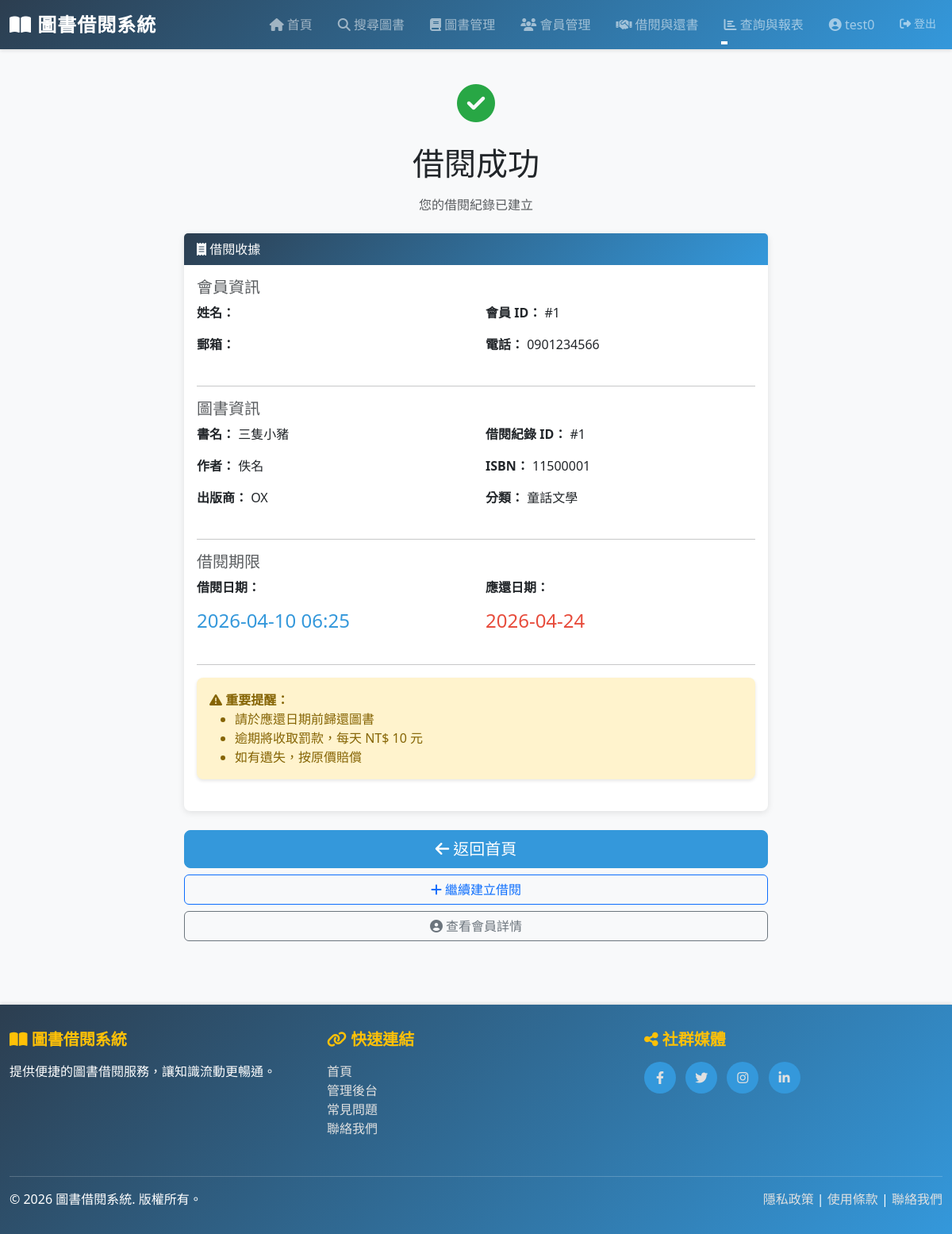
The page /borrow/1/receipt/ (signed in) on the database its author committed.
### library/models.py (models this page shows, shortened)
class Member(models.Model):
    STATUS_CHOICES = [
        ('active', '正常'),
        ('suspended', '停權'),
    ]
    user = models.OneToOneField(
        User,
        on_delete=models.CASCADE,
        related_name='member_profile',
        verbose_name='帳號',
        help_text='關聯的系統帳號'
    )
    phone = models.CharField(
        max_length=20,
        verbose_name='電話',
        help_text='會員聯絡電話'
    )
    registration_date = models.DateTimeField(
        auto_now_add=True,
        verbose_name='註冊日期',
        help_text='會員註冊時間'
    )
    status = models.CharField(
        max_length=20,
        choices=STATUS_CHOICES,
        default='active',
        verbose_name='會員狀態',
        help_text='會員當前狀態（正常/停權）'
    )
    outstanding_fine = models.DecimalField(
        max_digits=10,
        decimal_places=2,
        default=0,
        verbose_name='未繳罰款總額',
        help_text='會員目前未繳納的罰款總額'
    )
    class Meta:
        verbose_name = '會員'
        verbose_name_plural = '會員'
        ordering = ['-registration_date']

class Book(models.Model):
    STATUS_CHOICES = [
        ('available', '上架'),
        ('unavailable', '下架'),
    ]
    title = models.CharField(
        max_length=200,
        verbose_name='書名',
        help_text='圖書標題'
    )
    author = models.CharField(
        max_length=100,
        verbose_name='作者',
        help_text='圖書作者名稱'
    )
    isbn = models.CharField(
        max_length=20,
        unique=True,
        verbose_name='ISBN',
        help_text='國際標準書號'
    )
    publisher = models.CharField(
        max_length=100,
        verbose_name='出版商',
        help_text='圖書出版社'
    )
    category = models.CharField(
        max_length=50,
        verbose_name='分類',
        help_text='圖書分類（如：文學、歷史、科技等）'
    )
    created_date = models.DateTimeField(
        auto_now_add=True,
        verbose_name='建檔日期',
        help_text='圖書建檔時間'
    )
    total_quantity = models.IntegerField(
        default=1,
        verbose_name='總數量',
        help_text='圖書館購入該書的總冊數'
    )
    available_quantity = models.IntegerField(
        default=1,
        verbose_name='庫存數量',
        help_text='該書目前可借用的冊數'
    )
    status = models.CharField(
        max_length=20,
        choices=STATUS_CHOICES,
        default='available',
        verbose_name='狀態',
        help_text='圖書當前狀態（上架/下架）'
    )
    class Meta:
        verbose_name = '圖書'
        verbose_name_plural = '圖書'
        ordering = ['-created_date']
        indexes = [
            models.Index(fields=['isbn']),
            models.Index(fields=['category']),
        ]

class BorrowRecord(models.Model):
    STATUS_CHOICES = [
        ('borrowing', '借閱中'),
        ('returned', '已歸還'),
        ('overdue', '已逾期'),
    ]
    member = models.ForeignKey(
        Member,
        on_delete=models.PROTECT,
        verbose_name='會員',
        help_text='借閱會員',
        related_name='borrow_records'
    )
    book = models.ForeignKey(
        Book,
        on_delete=models.PROTECT,
        verbose_name='圖書',
        help_text='被借閱的圖書',
        related_name='borrow_records'
    )
    borrow_date = models.DateTimeField(
        auto_now_add=True,
        verbose_name='借閱日期',
        help_text='借書時間'
    )
    due_date = models.DateField(
        verbose_name='應還日期',
        help_text='應該歸還的日期'
    )
    return_date = models.DateField(
        null=True,
        blank=True,
        verbose_name='實際歸還日期',
        help_text='實際歸還的日期（未歸還則為空）'
    )
    status = models.CharField(
        max_length=20,
        choices=STATUS_CHOICES,
        default='borrowing',
        verbose_name='狀態',
        help_text='借閱狀態（借閱中/已歸還/已逾期）'
    )
    overdue_fine = models.DecimalField(
        max_digits=10,
        decimal_places=2,
        default=0,
        verbose_name='逾期罰款金額',
        help_text='因逾期產生的罰款金額'
    )
    class Meta:
        verbose_name = '借閱紀錄'
        verbose_name_plural = '借閱紀錄'
        ordering = ['-borrow_date']
        indexes = [
            models.Index(fields=['member', 'status']),
            models.Index(fields=['book', 'status']),
        ]

### library/views.py (the view)
    @login_required
    def wrapper(request, *args, **kwargs):
        if not request.user.is_staff:
            messages.error(request, '您沒有權限訪問此頁面。只有管理者可以存取。')
            return redirect('library:home')
        return view_func(request, *args, **kwargs)

### library/views.py (called while the page is built)
def staff_required(view_func):
    @login_required
    def wrapper(request, *args, **kwargs):
        if not request.user.is_staff:
            messages.error(request, '您沒有權限訪問此頁面。只有管理者可以存取。')
            return redirect('library:home')
        return view_func(request, *args, **kwargs)
    return wrapper

@staff_required
@require_http_methods(["GET"])
def borrow_receipt(request, pk):
    borrow_record = get_object_or_404(BorrowRecord, pk=pk)
    context = {
        'borrow_record': borrow_record,
        'member': borrow_record.member,
        'book': borrow_record.book,
    }
    return render(request, 'borrow/borrow_receipt.html', context)

### library/templates/borrow/borrow_receipt.html (shortened to what this page needs)
{% extends "base.html" %}
{% block content %}
<div class="row justify-content-center">
    <div class="col-md-8">
        <div class="text-center mb-4">
            <div style="font-size: 3rem; color: #28a745;">
                <i class="fas fa-check-circle"></i>
            </div>
            <h1 class="my-3">借閱成功</h1>
            <p class="text-muted">您的借閱紀錄已建立</p>
        </div>
        <div class="card mb-4">
            <div class="card-header bg-success">
                <i class="fas fa-receipt"></i> 借閱收據
            </div>
            <div class="card-body">
                <div class="row mb-4">
                    <div class="col-12">
                        <h5 class="text-muted">會員資訊</h5>
                    </div>
                    <div class="col-md-6">
                        <p><strong>姓名：</strong> {{ member.name }}</p>
                    </div>
                    <div class="col-md-6">
                        <p><strong>會員 ID：</strong> #{{ member.pk }}</p>
                    </div>
                    <div class="col-md-6">
                        <p><strong>郵箱：</strong> {{ member.email }}</p>
                    </div>
                    <div class="col-md-6">
                        <p><strong>電話：</strong> {{ member.phone }}</p>
                    </div>
                </div>
                <hr>
                <div class="row mb-4">
                    <div class="col-12">
                        <h5 class="text-muted">圖書資訊</h5>
                    </div>
                    <div class="col-md-6">
                        <p><strong>書名：</strong> {{ book.title }}</p>
                    </div>
                    <div class="col-md-6">
                        <p><strong>借閱紀錄 ID：</strong> #{{ borrow_record.pk }}</p>
                    </div>
                    <div class="col-md-6">
                        <p><strong>作者：</strong> {{ book.author }}</p>
                    </div>
                    <div class="col-md-6">
                        <p><strong>ISBN：</strong> {{ book.isbn }}</p>
                    </div>
                    <div class="col-md-6">
                        <p><strong>出版商：</strong> {{ book.publisher }}</p>
                    </div>
                    <div class="col-md-6">
                        <p><strong>分類：</strong> {{ book.category }}</p>
                    </div>
                </div>
                <hr>
                <div class="row mb-4">
                    <div class="col-12">
                        <h5 class="text-muted">借閱期限</h5>
                    </div>
                    <div class="col-md-6">
                        <p><strong>借閱日期：</strong></p>
                        <p class="display-6" style="font-size: 1.5rem; color: #3498db;">
                            {{ borrow_record.borrow_date|date:"Y-m-d H:i" }}
                        </p>
                    </div>
                    <div class="col-md-6">
                        <p><strong>應還日期：</strong></p>
                        <p class="display-6" style="font-size: 1.5rem; color: #e74c3c;">
                            {{ borrow_record.due_date|date:"Y-m-d" }}
                        </p>
                    </div>
                </div>
                <hr>
                <div class="alert alert-warning">
                    <i class="fas fa-exclamation-triangle"></i>
                    <strong>重要提醒：</strong>
                    <ul class="mb-0">
                        <li>請於應還日期前歸還圖書</li>
                        <li>逾期將收取罰款，每天 NT$ 10 元</li>
                        <li>如有遺失，按原價賠償</li>
                    </ul>
                </div>
            </div>
        </div>
        <div class="d-grid gap-2">
            <a href="{% url 'library:home' %}" class="btn btn-primary btn-lg">
                <i class="fas fa-arrow-left"></i> 返回首頁
            </a>
            <a href="{% url 'library:borrow_create' %}" class="btn btn-outline-primary">
                <i class="fas fa-plus"></i> 繼續建立借閱
            </a>
            <a href="{% url 'library:member_detail' member.pk %}" class="btn btn-outline-secondary">
                <i class="fas fa-user-circle"></i> 查看會員詳情
            </a>
        </div>
    </div>
</div>
{% endblock %}

### library/templates/base.html (shortened to what this page needs)
<!DOCTYPE html>
<html lang="zh-TW">
<head>
    <link href="https://cdn.jsdelivr.net/npm/bootstrap@5.3.0/dist/css/bootstrap.min.css" rel="stylesheet">
    <link href="https://cdnjs.cloudflare.com/ajax/libs/font-awesome/6.4.0/css/all.min.css" rel="stylesheet">
</head>
<body>
    <nav class="navbar navbar-expand-lg navbar-dark sticky-top">
        <div class="container-fluid">
            <a class="navbar-brand" href="{% url 'library:home' %}">
                <i class="fas fa-book-open"></i> 圖書借閱系統
            </a>
            <div class="collapse navbar-collapse" id="navbarNav">
                <ul class="navbar-nav ms-auto">
                    <li class="nav-item">
                        <a class="nav-link" href="{% url 'library:home' %}">
                            <i class="fas fa-home"></i> 首頁
                        </a>
                    </li>
                    <li class="nav-item">
                        <a class="nav-link" href="{% url 'library:search_book' %}">
                            <i class="fas fa-search"></i> 搜尋圖書
                        </a>
                    </li>
                    {% if request.user.is_staff %}
                    <li class="nav-item">
                        <a class="nav-link" href="{% url 'library:book_list' %}">
                            <i class="fas fa-book"></i> 圖書管理
                        </a>
                    </li>
                    <li class="nav-item">
                        <a class="nav-link" href="{% url 'library:member_list' %}">
                            <i class="fas fa-users"></i> 會員管理
                        </a>
                    </li>
                    <li class="nav-item">
                        <a class="nav-link" href="{% url 'library:borrow_create' %}">
                            <i class="fas fa-handshake"></i> 借閱與還書
                        </a>
                    </li>
                    <li class="nav-item dropdown">
                        <a class="nav-link dropdown-toggle" href="#" id="reportsDropdown" role="button" data-bs-toggle="dropdown" aria-expanded="false">
                            <i class="fas fa-chart-bar"></i> 查詢與報表
                        </a>
                    </li>
                    {% endif %}
                    <li class="nav-item">
                        {% if request.user.is_authenticated %}
                            <span class="nav-link me-2">
                                <i class="fas fa-user-circle"></i> {{ request.user.get_full_name|default:request.user.username }}
                            </span>
                        {% endif %}
                    </li>
                    <li class="nav-item">
                        {% if request.user.is_authenticated %}
                            <a class="nav-link btn btn-outline-light btn-sm ms-2" href="{% url 'logout' %}">
                                <i class="fas fa-sign-out-alt"></i> 登出
                            </a>
                        {% endif %}
                    </li>
                </ul>
            </div>
        </div>
    </nav>
    <main class="main-container">
        <div class="container">
            {% block content %}{% endblock %}
        </div>
    </main>
    <footer>
        <div class="container-fluid">
            <div class="row mb-4">
                <div class="col-md-4 mb-3 mb-md-0">
                    <h5><i class="fas fa-book-open"></i> 圖書借閱系統</h5>
                    <p>提供便捷的圖書借閱服務，讓知識流動更暢通。</p>
                </div>
                <div class="col-md-4 mb-3 mb-md-0">
                    <h5><i class="fas fa-link"></i> 快速連結</h5>
                    <ul class="list-unstyled">
                        <li><a href="/">首頁</a></li>
                        <li><a href="/admin">管理後台</a></li>
                        <li><a href="#">常見問題</a></li>
                        <li><a href="#">聯絡我們</a></li>
                    </ul>
                </div>
                <div class="col-md-4">
                    <h5><i class="fas fa-share-alt"></i> 社群媒體</h5>
                    <div class="social-links">
                        <a href="#" title="Facebook"><i class="fab fa-facebook-f"></i></a>
                        <a href="#" title="Twitter"><i class="fab fa-twitter"></i></a>
                        <a href="#" title="Instagram"><i class="fab fa-instagram"></i></a>
                        <a href="#" title="LinkedIn"><i class="fab fa-linkedin-in"></i></a>
                    </div>
                </div>
            </div>
            <div class="footer-divider">
                <div class="row">
                    <div class="col-md-6">
                        <p class="mb-0">&copy; 2026 圖書借閱系統. 版權所有。</p>
                    </div>
                    <div class="col-md-6 text-md-end">
                        <p class="mb-0">
                            <a href="#">隱私政策</a> |
                            <a href="#">使用條款</a> |
                            <a href="#">聯絡我們</a>
                        </p>
                    </div>
                </div>
            </div>
        </div>
    </footer>
</body>
</html>

### library/templates/base.html (style rules this page uses)
:root { --primary-color: #2c3e50; --secondary-color: #3498db; --accent-color: #e74c3c; }
html { height: 100%; }
body { min-height: 100vh; display: flex; flex-direction: column; background-color: #f8f9fa; }
main { flex: 1; }
.navbar { background: linear-gradient(135deg, var(--primary-color) 0%, var(--secondary-color) 100%); box-shadow: 0 2px 4px rgba(0, 0, 0, 0.1); }
.navbar-brand { font-weight: bold; font-size: 1.5rem; text-transform: uppercase; letter-spacing: 1px; }
.nav-link { margin-left: 1rem; font-weight: 500; position: relative; transition: all 0.3s ease; }
.nav-link::after { content: ''; position: absolute; width: 0; height: 2px; bottom: -5px; left: 0; background-color: #fff; transition: width 0.3s ease; }
.main-container { padding: 2rem 0; min-height: calc(100vh - 200px); }
.alert { border-radius: 0.5rem; border: none; box-shadow: 0 2px 4px rgba(0, 0, 0, 0.1); margin-bottom: 1.5rem; }
.alert-warning { background-color: #fff3cd; color: #856404; }
footer { flex-shrink: 0; background: linear-gradient(135deg, var(--primary-color) 0%, var(--secondary-color) 100%); color: white; padding: 2rem 0; margin-top: 3rem; box-shadow: 0 -2px 4px rgba(0, 0, 0, 0.1); }
footer h5 { font-weight: bold; margin-bottom: 1rem; color: #ffc107; }
footer a { color: #e0e0e0; text-decoration: none; transition: color 0.3s ease; }
.footer-divider { border-top: 1px solid rgba(255, 255, 255, 0.2); margin-top: 2rem; padding-top: 1rem; }
.social-links a { display: inline-block; width: 40px; height: 40px; background-color: var(--secondary-color); border-radius: 50%; text-align: center; line-height: 40px; margin-right: 0.5rem; transition: background-color 0.3s ease; }
.card { border: none; border-radius: 0.5rem; box-shadow: 0 2px 8px rgba(0, 0, 0, 0.1); transition: transform 0.3s ease, box-shadow 0.3s ease; }
.card-header { background: linear-gradient(135deg, var(--primary-color) 0%, var(--secondary-color) 100%); color: white; border: none; border-radius: 0.5rem 0.5rem 0 0; }
.btn-primary { background-color: var(--secondary-color); border-color: var(--secondary-color); transition: all 0.3s ease; }
.btn-sm { font-size: 0.875rem; }

### rows shown on the page
Member: pk "1", phone "0901234566"
Book: title "三隻小豬", author "佚名", isbn "11500001", publisher "OX", category "童話文學"
BorrowRecord: pk "1", borrow_date "2026-04-10 06:25", due_date "2026-04-24"

### other values the page prints
{{ request.user.get_full_name|default:request.user.username }} "test0"
